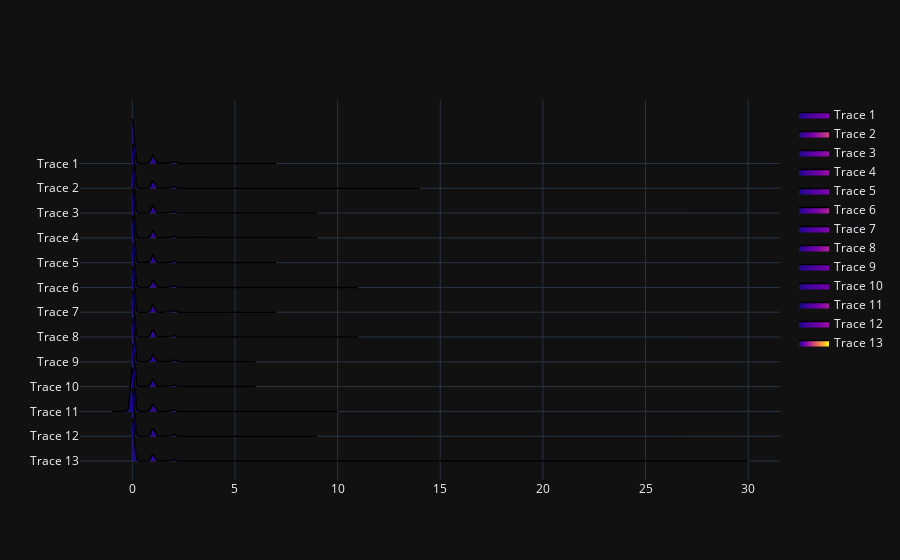

Notebook source saved alongside this figure:
### Code cell
#ridgeplot of injuries

yearagg_injuries = []

for year in years:
    yearagg_injuries.append(yearagg(summary_table_sorted_year,"NumberOfInjuries",year))

ridge_injuries = rg.ridgeplot (samples = yearagg_injuries)
ridge_injuries.show()
# Most crashes don't result in many injures, but a few outliers...

### Figure 1 — Plotly figure (JSON) as saved in the notebook; plotly's stock layout.template omitted (floating-point values rounded to 4 significant figures; data arrays with more than 128 entries replaced by an {"elided": "..."} marker saying what was removed)
{"data": [{"hoverinfo": "skip", "line": {"color": "rgba(0,0,0,0)", "width": 0}, "showlegend": false, "x": {"elided": "500 float values"}, "y": {"elided": "500 float values"}, "zorder": 0, "type": "scatter"}, {"customdata": {"elided": "500x1 float values"}, "fill": "tonexty", "fillgradient": {"colorscale": [[0.0, "rgb(29.54839, 6.54839, 141.96774)"], [0.3492, "#46039f"], [0.8413, "#7201a8"], [1.0, "rgb(127.54839, 8.09677, 164.77419)"]], "type": "horizontal"}, "hovertemplate": "(%{x:.7}, %{customdata[0]:.7})<br><extra>%{fullData.name}</extra>", "line": {"color": "black", "width": 1.5}, "mode": "lines", "name": "Trace 1", "x": {"elided": "500 float values"}, "y": {"elided": "500 float values"}, "zorder": 0, "type": "scatter"}, {"hoverinfo": "skip", "line": {"color": "rgba(0,0,0,0)", "width": 0}, "showlegend": false, "x": {"elided": "500 float values"}, "y": {"elided": "500 float values"}, "zorder": 1, "type": "scatter"}, {"customdata": {"elided": "500x1 float values"}, "fill": "tonexty", "fillgradient": {"colorscale": [[0.0, "rgb(29.54839, 6.54839, 141.96774)"], [0.1746, "#46039f"], [0.4206, "#7201a8"], [0.6667, "#9c179e"], [0.9127, "#bd3786"], [1.0, "rgb(198.58065, 66.35484, 124.41935)"]], "type": "horizontal"}, "hovertemplate": "(%{x:.7}, %{customdata[0]:.7})<br><extra>%{fullData.name}</extra>", "line": {"color": "black", "width": 1.5}, "mode": "lines", "name": "Trace 2", "x": {"elided": "500 float values"}, "y": {"elided": "500 float values"}, "zorder": 1, "type": "scatter"}, {"hoverinfo": "skip", "line": {"color": "rgba(0,0,0,0)", "width": 0}, "showlegend": false, "x": {"elided": "500 float values"}, "y": {"elided": "500 float values"}, "zorder": 2, "type": "scatter"}, {"customdata": {"elided": "500x1 float values"}, "fill": "tonexty", "fillgradient": {"colorscale": [[0.0, "rgb(29.54839, 6.54839, 141.96774)"], [0.2716, "#46039f"], [0.6543, "#7201a8"], [1.0, "rgb(151.93548, 20.87097, 158.96774)"]], "type": "horizontal"}, "hovertemplate": "(%{x:.7}, %{customdata[0]:.7})<br><extra>%{fullData.name}</extra>", "line": {"color": "black", "width": 1.5}, "mode": "lines", "name": "Trace 3", "x": {"elided": "500 float values"}, "y": {"elided": "500 float values"}, "zorder": 2, "type": "scatter"}, {"hoverinfo": "skip", "line": {"color": "rgba(0,0,0,0)", "width": 0}, "showlegend": false, "x": {"elided": "500 float values"}, "y": {"elided": "500 float values"}, "zorder": 3, "type": "scatter"}, {"customdata": {"elided": "500x1 float values"}, "fill": "tonexty", "fillgradient": {"colorscale": [[0.0, "rgb(29.54839, 6.54839, 141.96774)"], [0.2716, "#46039f"], [0.6543, "#7201a8"], [1.0, "rgb(151.93548, 20.87097, 158.96774)"]], "type": "horizontal"}, "hovertemplate": "(%{x:.7}, %{customdata[0]:.7})<br><extra>%{fullData.name}</extra>", "line": {"color": "black", "width": 1.5}, "mode": "lines", "name": "Trace 4", "x": {"elided": "500 float values"}, "y": {"elided": "500 float values"}, "zorder": 3, "type": "scatter"}, {"hoverinfo": "skip", "line": {"color": "rgba(0,0,0,0)", "width": 0}, "showlegend": false, "x": {"elided": "500 float values"}, "y": {"elided": "500 float values"}, "zorder": 4, "type": "scatter"}, {"customdata": {"elided": "500x1 float values"}, "fill": "tonexty", "fillgradient": {"colorscale": [[0.0, "rgb(29.54839, 6.54839, 141.96774)"], [0.3492, "#46039f"], [0.8413, "#7201a8"], [1.0, "rgb(127.54839, 8.09677, 164.77419)"]], "type": "horizontal"}, "hovertemplate": "(%{x:.7}, %{customdata[0]:.7})<br><extra>%{fullData.name}</extra>", "line": {"color": "black", "width": 1.5}, "mode": "lines", "name": "Trace 5", "x": {"elided": "500 float values"}, "y": {"elided": "500 float values"}, "zorder": 4, "type": "scatter"}, {"hoverinfo": "skip", "line": {"color": "rgba(0,0,0,0)", "width": 0}, "showlegend": false, "x": {"elided": "500 float values"}, "y": {"elided": "500 float values"}, "zorder": 5, "type": "scatter"}, {"customdata": {"elided": "500x1 float values"}, "fill": "tonexty", "fillgradient": {"colorscale": [[0.0, "rgb(29.54839, 6.54839, 141.96774)"], [0.2222, "#46039f"], [0.5354, "#7201a8"], [0.8485, "#9c179e"], [1.0, "rgb(171.96774, 38.48387, 146.3871)"]], "type": "horizontal"}, "hovertemplate": "(%{x:.7}, %{customdata[0]:.7})<br><extra>%{fullData.name}</extra>", "line": {"color": "black", "width": 1.5}, "mode": "lines", "name": "Trace 6", "x": {"elided": "500 float values"}, "y": {"elided": "500 float values"}, "zorder": 5, "type": "scatter"}, {"hoverinfo": "skip", "line": {"color": "rgba(0,0,0,0)", "width": 0}, "showlegend": false, "x": {"elided": "500 float values"}, "y": {"elided": "500 float values"}, "zorder": 6, "type": "scatter"}, {"customdata": {"elided": "500x1 float values"}, "fill": "tonexty", "fillgradient": {"colorscale": [[0.0, "rgb(29.54839, 6.54839, 141.96774)"], [0.3492, "#46039f"], [0.8413, "#7201a8"], [1.0, "rgb(127.54839, 8.09677, 164.77419)"]], "type": "horizontal"}, "hovertemplate": "(%{x:.7}, %{customdata[0]:.7})<br><extra>%{fullData.name}</extra>", "line": {"color": "black", "width": 1.5}, "mode": "lines", "name": "Trace 7", "x": {"elided": "500 float values"}, "y": {"elided": "500 float values"}, "zorder": 6, "type": "scatter"}, {"hoverinfo": "skip", "line": {"color": "rgba(0,0,0,0)", "width": 0}, "showlegend": false, "x": {"elided": "500 float values"}, "y": {"elided": "500 float values"}, "zorder": 7, "type": "scatter"}, {"customdata": {"elided": "500x1 float values"}, "fill": "tonexty", "fillgradient": {"colorscale": [[0.0, "rgb(29.54839, 6.54839, 141.96774)"], [0.2222, "#46039f"], [0.5354, "#7201a8"], [0.8485, "#9c179e"], [1.0, "rgb(171.96774, 38.48387, 146.3871)"]], "type": "horizontal"}, "hovertemplate": "(%{x:.7}, %{customdata[0]:.7})<br><extra>%{fullData.name}</extra>", "line": {"color": "black", "width": 1.5}, "mode": "lines", "name": "Trace 8", "x": {"elided": "500 float values"}, "y": {"elided": "500 float values"}, "zorder": 7, "type": "scatter"}, {"hoverinfo": "skip", "line": {"color": "rgba(0,0,0,0)", "width": 0}, "showlegend": false, "x": {"elided": "500 float values"}, "y": {"elided": "500 float values"}, "zorder": 8, "type": "scatter"}, {"customdata": {"elided": "500x1 float values"}, "fill": "tonexty", "fillgradient": {"colorscale": [[0.0, "rgb(29.54839, 6.54839, 141.96774)"], [0.4074, "#46039f"], [0.9815, "#7201a8"], [1.0, "rgb(115.35484, 1.70968, 167.67742)"]], "type": "horizontal"}, "hovertemplate": "(%{x:.7}, %{customdata[0]:.7})<br><extra>%{fullData.name}</extra>", "line": {"color": "black", "width": 1.5}, "mode": "lines", "name": "Trace 9", "x": {"elided": "500 float values"}, "y": {"elided": "500 float values"}, "zorder": 8, "type": "scatter"}, {"hoverinfo": "skip", "line": {"color": "rgba(0,0,0,0)", "width": 0}, "showlegend": false, "x": {"elided": "500 float values"}, "y": {"elided": "500 float values"}, "zorder": 9, "type": "scatter"}, {"customdata": {"elided": "500x1 float values"}, "fill": "tonexty", "fillgradient": {"colorscale": [[0.0, "rgb(29.54839, 6.54839, 141.96774)"], [0.4074, "#46039f"], [0.9815, "#7201a8"], [1.0, "rgb(115.35484, 1.70968, 167.67742)"]], "type": "horizontal"}, "hovertemplate": "(%{x:.7}, %{customdata[0]:.7})<br><extra>%{fullData.name}</extra>", "line": {"color": "black", "width": 1.5}, "mode": "lines", "name": "Trace 10", "x": {"elided": "500 float values"}, "y": {"elided": "500 float values"}, "zorder": 9, "type": "scatter"}, {"hoverinfo": "skip", "line": {"color": "rgba(0,0,0,0)", "width": 0}, "showlegend": false, "x": {"elided": "500 float values"}, "y": {"elided": "500 float values"}, "zorder": 10, "type": "scatter"}, {"customdata": {"elided": "500x1 float values"}, "fill": "tonexty", "fillgradient": {"colorscale": [[0.0, "rgb(13, 8, 135)"], [0.3131, "#46039f"], [0.6263, "#7201a8"], [0.9394, "#9c179e"], [1.0, "rgb(162.3871, 29.19355, 153.35484)"]], "type": "horizontal"}, "hovertemplate": "(%{x:.7}, %{customdata[0]:.7})<br><extra>%{fullData.name}</extra>", "line": {"color": "black", "width": 1.5}, "mode": "lines", "name": "Trace 11", "x": {"elided": "500 float values"}, "y": {"elided": "500 float values"}, "zorder": 10, "type": "scatter"}, {"hoverinfo": "skip", "line": {"color": "rgba(0,0,0,0)", "width": 0}, "showlegend": false, "x": {"elided": "500 float values"}, "y": {"elided": "500 float values"}, "zorder": 11, "type": "scatter"}, {"customdata": {"elided": "500x1 float values"}, "fill": "tonexty", "fillgradient": {"colorscale": [[0.0, "rgb(29.54839, 6.54839, 141.96774)"], [0.2716, "#46039f"], [0.6543, "#7201a8"], [1.0, "rgb(151.93548, 20.87097, 158.96774)"]], "type": "horizontal"}, "hovertemplate": "(%{x:.7}, %{customdata[0]:.7})<br><extra>%{fullData.name}</extra>", "line": {"color": "black", "width": 1.5}, "mode": "lines", "name": "Trace 12", "x": {"elided": "500 float values"}, "y": {"elided": "500 float values"}, "zorder": 11, "type": "scatter"}, {"hoverinfo": "skip", "line": {"color": "rgba(0,0,0,0)", "width": 0}, "showlegend": false, "x": {"elided": "500 float values"}, "y": {"elided": "500 float values"}, "zorder": 12, "type": "scatter"}, {"customdata": {"elided": "500x1 float values"}, "fill": "tonexty", "fillgradient": {"colorscale": [[0.0, "rgb(29.54839, 6.54839, 141.96774)"], [0.08148, "#46039f"], [0.1963, "#7201a8"], [0.3111, "#9c179e"], [0.4259, "#bd3786"], [0.5407, "#d8576b"], [0.6556, "#ed7953"], [0.7704, "#fb9f3a"], [0.8852, "#fdca26"], [1.0, "rgb(240, 249, 33)"]], "type": "horizontal"}, "hovertemplate": "(%{x:.7}, %{customdata[0]:.7})<br><extra>%{fullData.name}</extra>", "line": {"color": "black", "width": 1.5}, "mode": "lines", "name": "Trace 13", "x": {"elided": "500 float values"}, "y": {"elided": "500 float values"}, "zorder": 12, "type": "scatter"}], "layout": {"legend": {"traceorder": "normal"}, "yaxis": {"showticklabels": true, "zeroline": false, "showgrid": true, "tickmode": "array", "tickvals": [0.0, -2.166, -4.331, -6.497, -8.663, -10.83, -12.99, -15.16, -17.33, -19.49, -21.66, -23.82, -25.99], "ticktext": ["Trace 1", "Trace 2", "Trace 3", "Trace 4", "Trace 5", "Trace 6", "Trace 7", "Trace 8", "Trace 9", "Trace 10", "Trace 11", "Trace 12", "Trace 13"]}, "xaxis": {"range": [-2.55, 31.55], "showticklabels": true, "zeroline": false, "showgrid": true}, "barmode": "stack", "bargap": 0, "bargroupgap": 0}}
